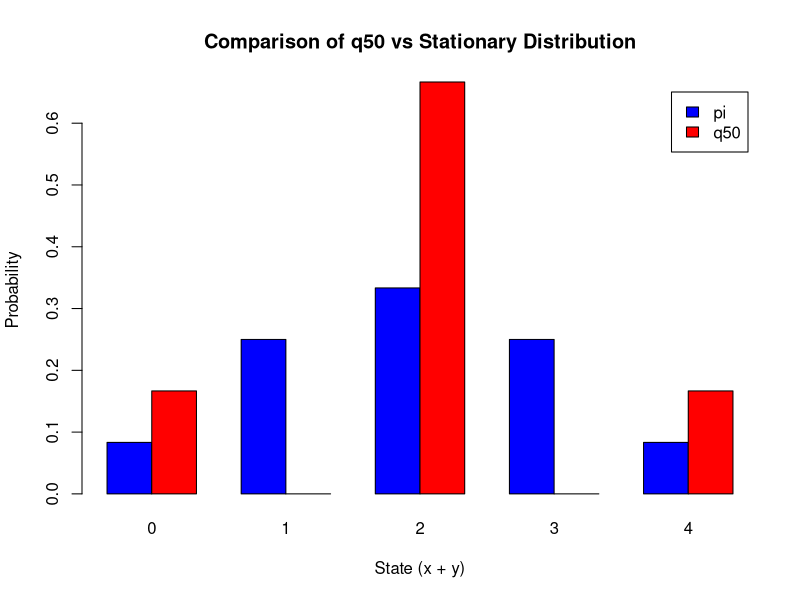

This figure's R source:
##1D plot
states <- 0:4

PiDist <- c(1/12, 1/4, 1/3, 1/4, 1/12)
q50Dist <- c(1/6, 0, 2/3, 0, 1/6)

df <- data.frame(
  State = factor(rep(states, 2)),
  Probability = c(PiDist, q50Dist),
  Type = rep(c("Stationary (pi)", "Step 50 (q50)"), each = 5)
)
barplot(rbind(PiDist, q50Dist), 
        beside = TRUE, 
        names.arg = states,
        col = c("blue", "red"),
        main = "Comparison of q50 vs Stationary Distribution",
        xlab = "State (x + y)",
        ylab = "Probability",
        legend.text = c("pi", "q50"))

##4B simulation
a <- 0.49
MaxGen <- 200
NumTrials <- 1000
ExtinctionCount <- 0


set.seed(123)
for (i in 1:NumTrials) {
  X <- 1 
  
  for (gen in 1:MaxGen) {
    if (X == 0) {
      ExtinctionCount <- ExtinctionCount + 1
      break 
    }
    
    Zn <- rbinom(1, size = X, prob = 1 - a)
    X <- 2 * Zn
  }
}


ProbExtinction <- ExtinctionCount / NumTrials

ProbExtinction
